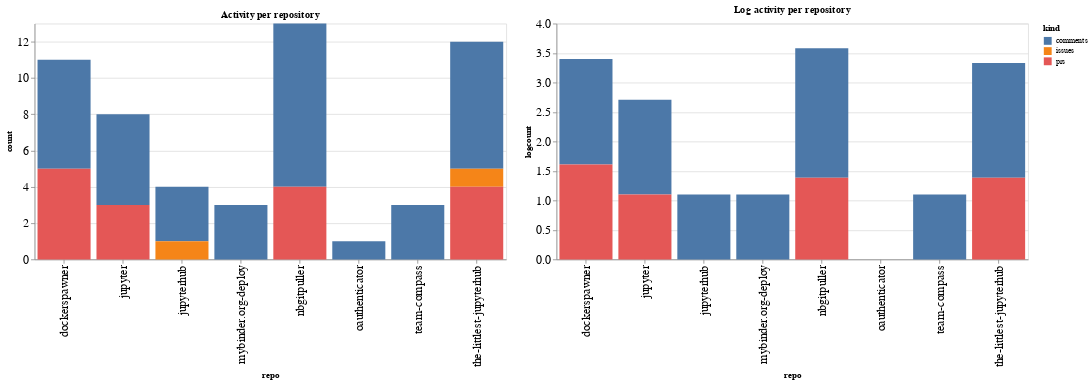

Notebook code cell kept with this figure:
### Code cell
ch1 = alt.Chart(repo_summaries, width=600, title="Activity per repository").mark_bar().encode(
    x='repo',
    y='count',
    color='kind',
    tooltip="kind"
)

ch2 = alt.Chart(repo_summaries, width=600, title="Log activity per repository").mark_bar().encode(
    x='repo',
    y='logcount',
    color='kind',
    tooltip="kind"
)

ch1 | ch2

### Figure 1 — Vega-Lite specification as saved in the notebook (floating-point values rounded to 4 significant figures)
{"config": {"axisLeft": {"labelFontSize": 15}, "axisBottom": {"labelFontSize": 15}}, "hconcat": [{"mark": "bar", "encoding": {"color": {"type": "nominal", "field": "kind"}, "tooltip": {"type": "nominal", "field": "kind"}, "x": {"type": "nominal", "field": "repo"}, "y": {"type": "quantitative", "field": "count"}}, "title": "Activity per repository", "width": 600}, {"mark": "bar", "encoding": {"color": {"type": "nominal", "field": "kind"}, "tooltip": {"type": "nominal", "field": "kind"}, "x": {"type": "nominal", "field": "repo"}, "y": {"type": "quantitative", "field": "logcount"}}, "title": "Log activity per repository", "width": 600}], "data": {"name": "data-1c239ed6520502e567c63429802197ad"}, "$schema": "https://vega.github.io/schema/vega-lite/v4.8.1.json", "datasets": {"data-1c239ed6520502e567c63429802197ad": [{"repo": "dockerspawner", "kind": "comments", "count": 6, "logcount": 1.792}, {"repo": "dockerspawner", "kind": "prs", "count": 5, "logcount": 1.609}, {"repo": "jupyter", "kind": "comments", "count": 5, "logcount": 1.609}, {"repo": "jupyter", "kind": "prs", "count": 3, "logcount": 1.099}, {"repo": "jupyterhub", "kind": "comments", "count": 3, "logcount": 1.099}, {"repo": "jupyterhub", "kind": "issues", "count": 1, "logcount": 0.0}, {"repo": "mybinder.org-deploy", "kind": "comments", "count": 3, "logcount": 1.099}, {"repo": "nbgitpuller", "kind": "comments", "count": 9, "logcount": 2.197}, {"repo": "nbgitpuller", "kind": "prs", "count": 4, "logcount": 1.386}, {"repo": "oauthenticator", "kind": "comments", "count": 1, "logcount": 0.0}, {"repo": "team-compass", "kind": "comments", "count": 3, "logcount": 1.099}, {"repo": "the-littlest-jupyterhub", "kind": "comments", "count": 7, "logcount": 1.946}, {"repo": "the-littlest-jupyterhub", "kind": "issues", "count": 1, "logcount": 0.0}, {"repo": "the-littlest-jupyterhub", "kind": "prs", "count": 4, "logcount": 1.386}]}}
